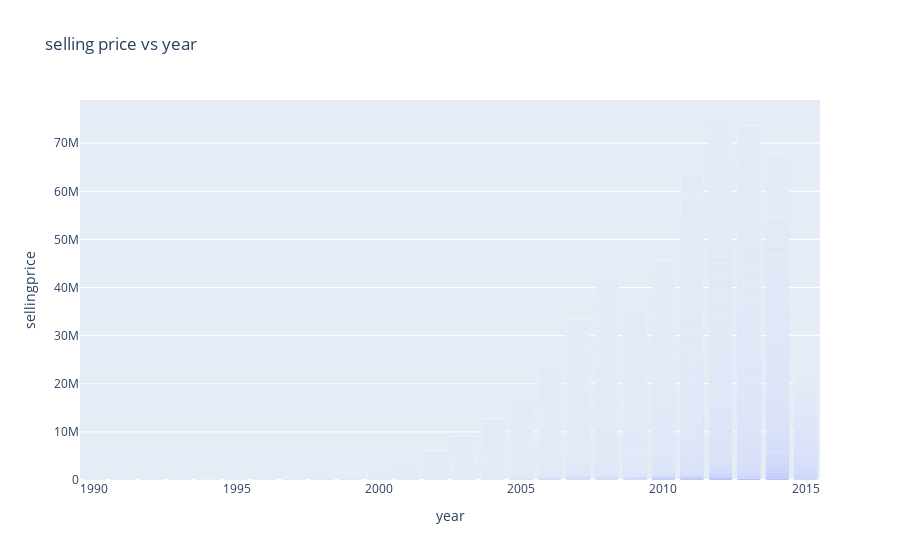

Notebook code cell kept with this figure:
### Code cell
px.bar(data_by_seller, x= 'year', y = 'sellingprice',  title='selling price vs year')

### Figure 1 — Plotly figure (JSON) as saved in the notebook; plotly's stock layout.template omitted (floating-point values rounded to 4 significant figures; data arrays with more than 128 entries replaced by an {"elided": "..."} marker saying what was removed)
{"data": [{"alignmentgroup": "True", "hovertemplate": "year=%{x}<br>sellingprice=%{y}<extra></extra>", "legendgroup": "", "marker": {"color": "#636efa", "pattern": {"shape": ""}}, "name": "", "offsetgroup": "", "orientation": "v", "showlegend": false, "textposition": "auto", "type": "bar", "x": {"elided": "48984 int values"}, "xaxis": "x", "y": {"elided": "48984 int values"}, "yaxis": "y"}], "layout": {"barmode": "relative", "legend": {"tracegroupgap": 0}, "title": {"text": "selling price vs year"}, "xaxis": {"anchor": "y", "domain": [0, 1], "title": {"text": "year"}}, "yaxis": {"anchor": "x", "domain": [0, 1], "title": {"text": "sellingprice"}}}}
